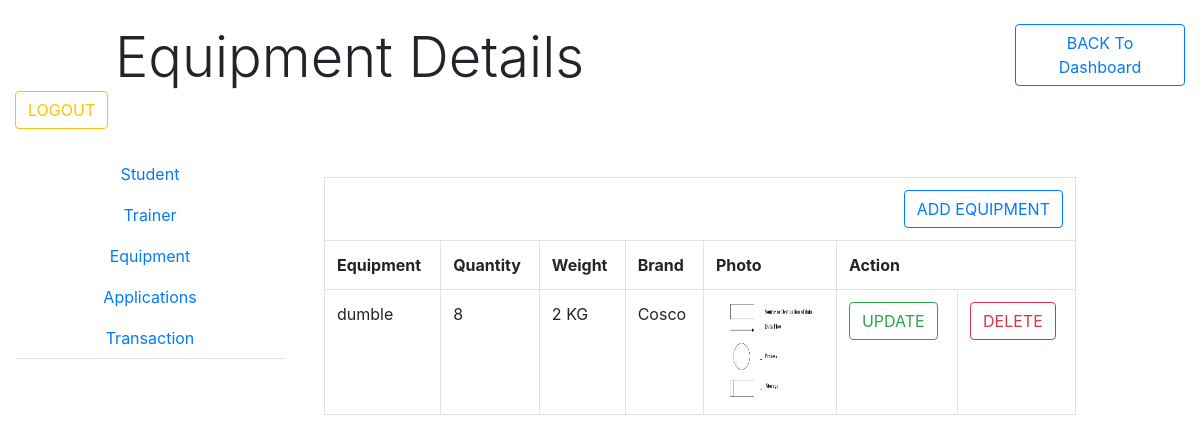
/equipmentdetails.php, run on the app's committed database.
### tables this page shows
CREATE TABLE IF NOT EXISTS `equipment` (
  `eid` int(8) NOT NULL AUTO_INCREMENT,
  `name` varchar(40) NOT NULL,
  `qty` int(8) NOT NULL,
  `weight` int(8) NOT NULL,
  `brand` varchar(50) NOT NULL,
  `photo` varchar(100) NOT NULL,
  PRIMARY KEY (`eid`)
);

### operation.php (called while the page is built, shortened)
<?php
class operation
{
public $con;
function __construct()
{
	$this->con=new mysqli(host,username,password,database);
}
function selectall($sql)
{
	$x=$this->con->query($sql);
	return $x;
}
}
 ?>

### equipmentdetails.php (the view, shortened to what this page needs)
<!DOCTYPE html>
<html>
<head>
<?php include("externalfiles.php") ?>
</head>
<body>
<div class="container-fluid mt-4">
	<div class="row">
		<div class="col-md-1"></div>
				<div class="col-md-9 display-4 ">Equipment Details</div>
				<div class="col-md-2">
	<a href="dashboard.php"><button class="btn btn-outline-primary">BACK To Dashboard</button></a>
</div>
		<div class="col-md-2">
			<form action="logout.php"><button class="btn btn-outline-warning">LOGOUT</button></form>
		</div>
	</div>
</div>
<div class="container-fluid mt-4">
	<div class="row">
		<div class="col-md-3">
			<ul class="nav nav-tabs flex-column text-center">
<li class="nav-item"><a href="studentdetails.php" class="nav-link">Student</a></li>
<li class="nav-item"><a href="trainerdetails.php"class="nav-link">Trainer</a></li>
<li class="nav-item"><a href="equipmentdetails.php" class="nav-link">Equipment</a></li>
<li class="nav-item"><a href="application.php" class="nav-link">Applications</a></li>
<li class="nav-item"><a href="transaction.php" class="nav-link">Transaction</a></li>
		</ul>
		</div>
<div class="col-md-8 p-4">
<table class="table table-hover table-bordered">
	<tr><td colspan="8"class="text-right"><a href="addequ.php"><button class="btn btn-outline-primary">ADD EQUIPMENT</button></a></td></tr>
	<tr><th>Equipment</th><th>Quantity</th><th>Weight</th>
		<th>Brand</th><th>Photo</th><th colspan="3">Action</th>
	</tr>
	<?php
include("operation.php");
$obj=new operation();
$sql="select * from equipment";
$x=$obj->selectall($sql);
while($r=$x->fetch_assoc())
{
?>
<tr><td><?php echo $r['name'] ?></td><td><?php echo $r['qty'] ?></td>
<td><?php echo $r['weight'] ?> KG</td><td><?php echo $r['brand'] ?></td><td><img src="images/<?php echo $r['photo'] ?>" height="100" width="100"></td>
<td><form action="updateequ.php" method="post"><button type="submit" name="id" value="<?php echo $r['eid'] ?>"class="btn btn-outline-success">UPDATE</button></form></td>
<td><form action="deleteequ.php" method="post"><button type="submit" name="id" value="<?php echo $r['eid'] ?>"class="btn btn-outline-danger">DELETE</button></form></td>
</tr>
<?php
}	 ?>
</table>
			</div>
			<div class="col-md-1"></div>
	</div>
</div>
</body>
</html>

### data on the page
equipment: name "dumble", qty "8", weight "2", brand "Cosco", photo (picture), $r['eid'] 1 (drawn)
